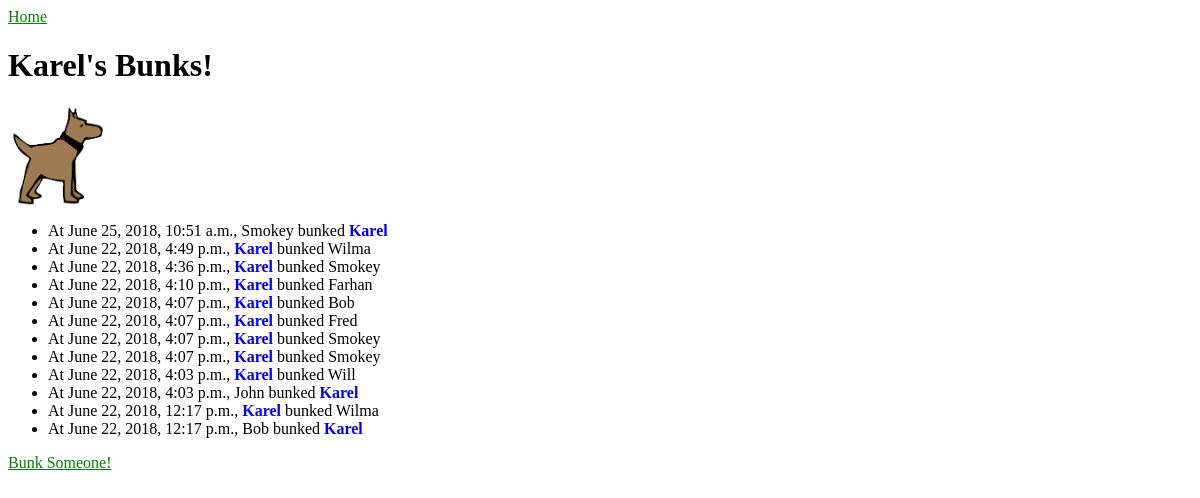
/bunker/profile/14/, run on an earlier commit of the app's database.
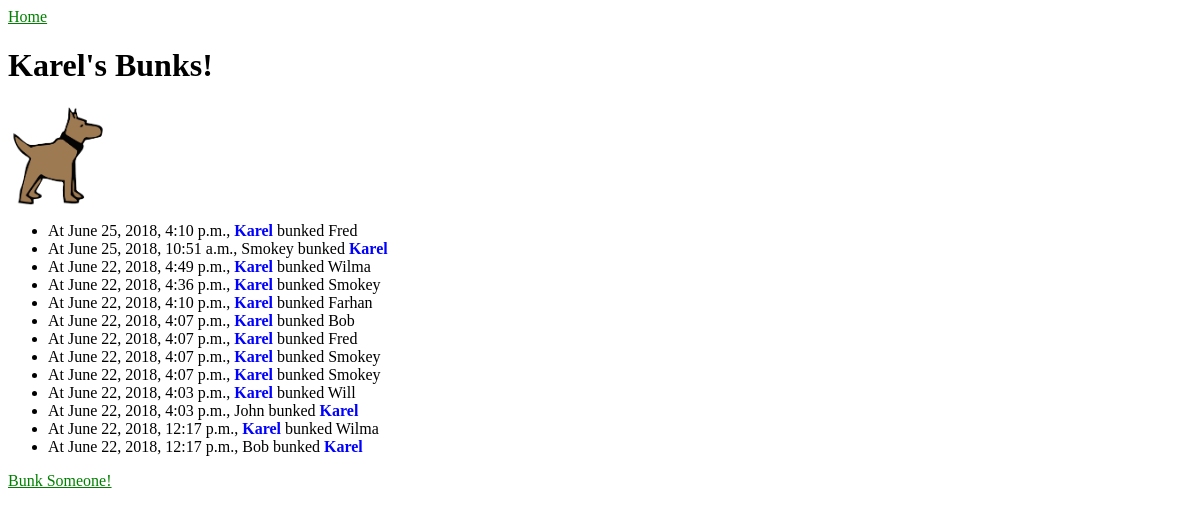
And on a later commit of the database.
### bunker/models.py (models this page shows, shortened)
class Bunk(models.Model):
    from_user = models.ForeignKey(UserProfile, related_name='bunkUser', on_delete=models.CASCADE)
    to_user = models.ForeignKey(UserProfile, on_delete=models.CASCADE)
    time = models.DateTimeField('time of bunk')

class UserProfile(models.Model):
    user = models.CharField(max_length=200)
    photo = models.ImageField(upload_to='profilePics/', default='default-profile-picture.png')

### bunker/views.py (the view)
# urls.py: url(r'^profile/(?P<pk>\w+)/$', views.PersonalView.as_view(), name='personal'),
class PersonalView(generic.DetailView):
    model = UserProfile
    template_name = 'bunker/personal.html'
    context_object_name = 'personal_info'
    def get_context_data(self, **kwargs):
        context = super(PersonalView, self).get_context_data(**kwargs)
        context['personal_bunks'] = Bunk.objects.filter(Q(from_user=context['personal_info']) | Q(to_user=context['personal_info'])).order_by('-time')
        return context

### bunker/templates/bunker/personal.html
{% load static %}
<link rel="stylesheet" type="text/css" href="{% static 'bunker/style.css' %}" />
<a href="{% url 'bunker:index' 0 %}">Home</a>
<h1>{{ personal_info.user }}'s Bunks!</h1>
<img src="{{ personal_info.photo.url }}" height="100" width="100">
{% if personal_bunks %}
    <ul>
    {% for bunk in personal_bunks %}
        {% if bunk.from_user == personal_info and bunk.to_user == personal_info %}
            <li>At {{bunk.time}}, <span class='currentUser'>{{bunk.from_user.user}}</span> bunked <span class='currentUser'>themself</span></li>
        {% elif bunk.from_user == personal_info %}
            <li>At {{bunk.time}}, <span class='currentUser'>{{bunk.from_user.user}}</span> bunked {{bunk.to_user.user}}</li>
        {% else %}
            <li>At {{bunk.time}}, {{bunk.from_user.user}} bunked <span class='currentUser'>{{bunk.to_user.user}}</span></li>
        {% endif %}
    {% endfor %}
    </ul>
{% else %}
    <p>{{personal_info.user}} has not bunked anyone yet.</p>
{% endif %}
<a href="{% url 'bunker:send-bunk' personal_info.id %}">Bunk Someone!</a>

What changed in the data, as far as the page shows it:
added Bunk: time "June 25, 2018, 4:10 p.m.", from_user.user "Karel", to_user.user "Fred"
